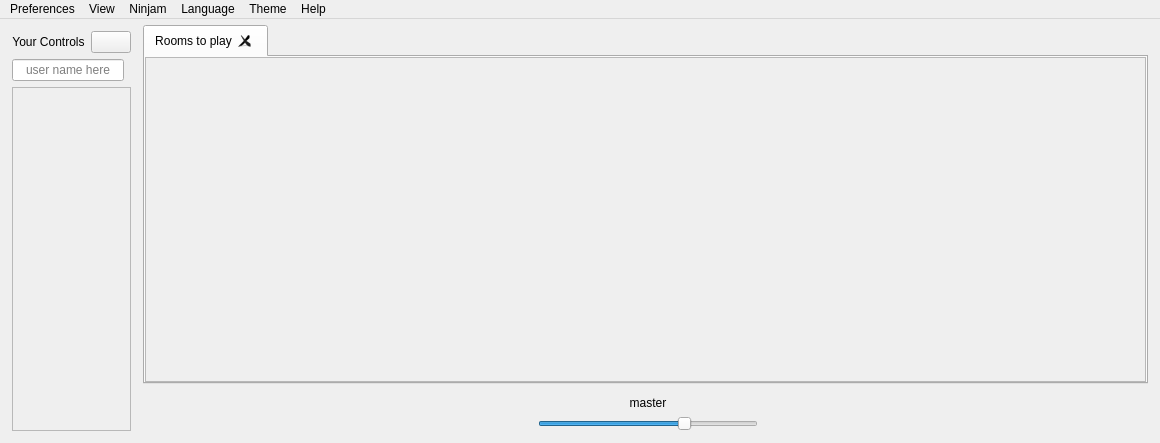
<?xml version="1.0" encoding="UTF-8"?>
<ui version="4.0">
 <class>MainFrameClass</class>
 <widget class="QMainWindow" name="MainFrameClass">
  <property name="geometry">
   <rect>
    <x>0</x>
    <y>0</y>
    <width>1160</width>
    <height>443</height>
   </rect>
  </property>
  <property name="windowTitle">
   <string notr="true">Jamtaba</string>
  </property>
  <widget class="QWidget" name="centralWidget">
   <layout class="QGridLayout" name="gridLayout" columnstretch="0,1,0">
    <property name="sizeConstraint">
     <enum>QLayout::SetDefaultConstraint</enum>
    </property>
    <property name="leftMargin">
     <number>6</number>
    </property>
    <property name="topMargin">
     <number>6</number>
    </property>
    <property name="rightMargin">
     <number>6</number>
    </property>
    <property name="bottomMargin">
     <number>6</number>
    </property>
    <property name="spacing">
     <number>6</number>
    </property>
    <item row="0" column="0" rowspan="2">
     <widget class="QWidget" name="leftPanel" native="true">
      <property name="sizePolicy">
       <sizepolicy hsizetype="Maximum" vsizetype="Preferred">
        <horstretch>0</horstretch>
        <verstretch>0</verstretch>
       </sizepolicy>
      </property>
      <layout class="QVBoxLayout" name="verticalLayout_2">
       <property name="spacing">
        <number>6</number>
       </property>
       <property name="leftMargin">
        <number>6</number>
       </property>
       <property name="topMargin">
        <number>6</number>
       </property>
       <property name="rightMargin">
        <number>6</number>
       </property>
       <property name="bottomMargin">
        <number>6</number>
       </property>
       <item>
        <layout class="QHBoxLayout" name="topLayout">
         <item>
          <widget class="QLabel" name="labelYourControls">
           <property name="sizePolicy">
            <sizepolicy hsizetype="Preferred" vsizetype="Preferred">
             <horstretch>1</horstretch>
             <verstretch>0</verstretch>
            </sizepolicy>
           </property>
           <property name="text">
            <string>Your Controls</string>
           </property>
           <property name="alignment">
            <set>Qt::AlignCenter</set>
           </property>
          </widget>
         </item>
         <item>
          <widget class="QPushButton" name="localControlsCollapseButton">
           <property name="toolTip">
            <string>collapse/expand your controls ...</string>
           </property>
           <property name="accessibleName">
            <string>Local controls collapse button</string>
           </property>
           <property name="accessibleDescription">
            <string>Collapse or expand your local controls</string>
           </property>
           <property name="text">
            <string/>
           </property>
           <property name="checkable">
            <bool>true</bool>
           </property>
          </widget>
         </item>
        </layout>
       </item>
       <item>
        <widget class="QFrame" name="userNamePanel">
         <layout class="QHBoxLayout" name="horizontalLayout">
          <property name="spacing">
           <number>0</number>
          </property>
          <property name="leftMargin">
           <number>0</number>
          </property>
          <property name="topMargin">
           <number>0</number>
          </property>
          <property name="rightMargin">
           <number>0</number>
          </property>
          <property name="bottomMargin">
           <number>0</number>
          </property>
          <item>
           <widget class="UserNameLineEdit" name="userNameLineEdit">
            <property name="sizePolicy">
             <sizepolicy hsizetype="Preferred" vsizetype="Preferred">
              <horstretch>1</horstretch>
              <verstretch>0</verstretch>
             </sizepolicy>
            </property>
            <property name="accessibleName">
             <string>User name field</string>
            </property>
            <property name="accessibleDescription">
             <string>Type your user name here</string>
            </property>
            <property name="text">
             <string notr="true"/>
            </property>
            <property name="alignment">
             <set>Qt::AlignCenter</set>
            </property>
            <property name="placeholderText">
             <string>user name here</string>
            </property>
           </widget>
          </item>
          <item>
           <widget class="QLabel" name="labelUserNameIcon">
            <property name="text">
             <string notr="true"/>
            </property>
            <property name="pixmap">
             <pixmap resource="../../resources/jamtaba.qrc">:/images/pencil.png</pixmap>
            </property>
           </widget>
          </item>
         </layout>
        </widget>
       </item>
       <item>
        <widget class="QScrollArea" name="scrollArea">
         <property name="sizePolicy">
          <sizepolicy hsizetype="MinimumExpanding" vsizetype="MinimumExpanding">
           <horstretch>0</horstretch>
           <verstretch>1</verstretch>
          </sizepolicy>
         </property>
         <property name="verticalScrollBarPolicy">
          <enum>Qt::ScrollBarAlwaysOff</enum>
         </property>
         <property name="widgetResizable">
          <bool>true</bool>
         </property>
         <widget class="QWidget" name="localTracksWidget">
          <property name="geometry">
           <rect>
            <x>0</x>
            <y>0</y>
            <width>16</width>
            <height>339</height>
           </rect>
          </property>
          <property name="sizePolicy">
           <sizepolicy hsizetype="Maximum" vsizetype="Preferred">
            <horstretch>0</horstretch>
            <verstretch>1</verstretch>
           </sizepolicy>
          </property>
          <layout class="QHBoxLayout" name="localTracksLayout">
           <property name="spacing">
            <number>3</number>
           </property>
           <property name="leftMargin">
            <number>0</number>
           </property>
           <property name="topMargin">
            <number>0</number>
           </property>
           <property name="rightMargin">
            <number>0</number>
           </property>
           <property name="bottomMargin">
            <number>0</number>
           </property>
          </layout>
         </widget>
        </widget>
       </item>
      </layout>
     </widget>
    </item>
    <item row="0" column="1">
     <widget class="QTabWidget" name="contentTabWidget">
      <property name="sizePolicy">
       <sizepolicy hsizetype="Expanding" vsizetype="Expanding">
        <horstretch>1</horstretch>
        <verstretch>1</verstretch>
       </sizepolicy>
      </property>
      <property name="focusPolicy">
       <enum>Qt::NoFocus</enum>
      </property>
      <property name="tabPosition">
       <enum>QTabWidget::North</enum>
      </property>
      <property name="tabShape">
       <enum>QTabWidget::Rounded</enum>
      </property>
      <property name="currentIndex">
       <number>0</number>
      </property>
      <property name="elideMode">
       <enum>Qt::ElideLeft</enum>
      </property>
      <property name="documentMode">
       <bool>false</bool>
      </property>
      <property name="tabsClosable">
       <bool>true</bool>
      </property>
      <widget class="QWidget" name="tab">
       <attribute name="title">
        <string>Rooms to play</string>
       </attribute>
       <layout class="QVBoxLayout" name="tabLayout">
        <property name="spacing">
         <number>0</number>
        </property>
        <property name="leftMargin">
         <number>0</number>
        </property>
        <property name="topMargin">
         <number>0</number>
        </property>
        <property name="rightMargin">
         <number>0</number>
        </property>
        <property name="bottomMargin">
         <number>0</number>
        </property>
        <item>
         <widget class="QScrollArea" name="allRoomsScroll">
          <property name="styleSheet">
           <string notr="true"/>
          </property>
          <property name="verticalScrollBarPolicy">
           <enum>Qt::ScrollBarAsNeeded</enum>
          </property>
          <property name="horizontalScrollBarPolicy">
           <enum>Qt::ScrollBarAsNeeded</enum>
          </property>
          <property name="widgetResizable">
           <bool>true</bool>
          </property>
          <widget class="QWidget" name="allRoomsContent">
           <property name="geometry">
            <rect>
             <x>0</x>
             <y>0</y>
             <width>960</width>
             <height>320</height>
            </rect>
           </property>
          </widget>
         </widget>
        </item>
       </layout>
      </widget>
     </widget>
    </item>
    <item row="1" column="1" colspan="2">
     <widget class="QWidget" name="bottomPanel" native="true">
      <layout class="QGridLayout" name="bottomPanelLayout">
       <property name="sizeConstraint">
        <enum>QLayout::SetDefaultConstraint</enum>
       </property>
       <property name="leftMargin">
        <number>6</number>
       </property>
       <property name="topMargin">
        <number>6</number>
       </property>
       <property name="rightMargin">
        <number>6</number>
       </property>
       <property name="bottomMargin">
        <number>6</number>
       </property>
       <property name="horizontalSpacing">
        <number>24</number>
       </property>
       <property name="verticalSpacing">
        <number>6</number>
       </property>
       <item row="0" column="0">
        <widget class="QFrame" name="masterControlsPanel">
         <property name="sizePolicy">
          <sizepolicy hsizetype="Fixed" vsizetype="Maximum">
           <horstretch>0</horstretch>
           <verstretch>0</verstretch>
          </sizepolicy>
         </property>
         <property name="minimumSize">
          <size>
           <width>180</width>
           <height>0</height>
          </size>
         </property>
         <property name="maximumSize">
          <size>
           <width>220</width>
           <height>16777215</height>
          </size>
         </property>
         <layout class="QVBoxLayout" name="masterControlsLayout" stretch="0,0">
          <property name="spacing">
           <number>6</number>
          </property>
          <property name="sizeConstraint">
           <enum>QLayout::SetDefaultConstraint</enum>
          </property>
          <property name="leftMargin">
           <number>0</number>
          </property>
          <property name="topMargin">
           <number>0</number>
          </property>
          <property name="rightMargin">
           <number>0</number>
          </property>
          <property name="bottomMargin">
           <number>0</number>
          </property>
          <item>
           <widget class="QLabel" name="masterTitleLabel">
            <property name="text">
             <string>master</string>
            </property>
            <property name="alignment">
             <set>Qt::AlignCenter</set>
            </property>
           </widget>
          </item>
          <item>
           <widget class="AudioSlider" name="masterFader">
            <property name="sizePolicy">
             <sizepolicy hsizetype="Preferred" vsizetype="Maximum">
              <horstretch>0</horstretch>
              <verstretch>0</verstretch>
             </sizepolicy>
            </property>
            <property name="accessibleName">
             <string>Master fader</string>
            </property>
            <property name="accessibleDescription">
             <string>User this master fader to control global level</string>
            </property>
            <property name="maximum">
             <number>148</number>
            </property>
            <property name="singleStep">
             <number>10</number>
            </property>
            <property name="value">
             <number>100</number>
            </property>
            <property name="orientation">
             <enum>Qt::Horizontal</enum>
            </property>
           </widget>
          </item>
         </layout>
        </widget>
       </item>
      </layout>
     </widget>
    </item>
    <item row="0" column="2">
     <widget class="ChatTabWidget" name="chatTabWidget"/>
    </item>
   </layout>
  </widget>
  <widget class="QMenuBar" name="menuBar">
   <property name="geometry">
    <rect>
     <x>0</x>
     <y>0</y>
     <width>1160</width>
     <height>21</height>
    </rect>
   </property>
   <widget class="QMenu" name="menuPreferences">
    <property name="cursor">
     <cursorShape>PointingHandCursor</cursorShape>
    </property>
    <property name="title">
     <string>Preferences</string>
    </property>
    <addaction name="actionAudioPreferences"/>
    <addaction name="actionMidiPreferences"/>
    <addaction name="actionVstPreferences"/>
    <addaction name="actionRecording"/>
    <addaction name="actionMetronome"/>
    <addaction name="actionLooper"/>
    <addaction name="actionRemember"/>
    <addaction name="separator"/>
    <addaction name="actionQuit"/>
   </widget>
   <widget class="QMenu" name="menuNinjam">
    <property name="cursor">
     <cursorShape>PointingHandCursor</cursorShape>
    </property>
    <property name="title">
     <string>Ninjam</string>
    </property>
    <addaction name="actionConnectWithPrivateServer"/>
    <addaction name="actionHostPrivateServer"/>
    <addaction name="separator"/>
    <addaction name="actionNinjam_community_forum"/>
    <addaction name="actionNinjam_Official_Site"/>
    <addaction name="actionVDONinja"/>
   </widget>
   <widget class="QMenu" name="menuHelp">
    <property name="cursor">
     <cursorShape>PointingHandCursor</cursorShape>
    </property>
    <property name="title">
     <string>Help</string>
    </property>
    <addaction name="actionWiki"/>
    <addaction name="actionUsersManual"/>
    <addaction name="actionReportBugs"/>
    <addaction name="separator"/>
    <addaction name="actionCurrentVersion"/>
    <addaction name="separator"/>
    <addaction name="actionTranslators"/>
   </widget>
   <widget class="QMenu" name="menuView">
    <property name="cursor">
     <cursorShape>PointingHandCursor</cursorShape>
    </property>
    <property name="title">
     <string>View</string>
    </property>
    <widget class="QMenu" name="menuMetering">
     <property name="title">
      <string>Metering</string>
     </property>
     <addaction name="actionShowPeakAndRMS"/>
     <addaction name="actionShowRmsOnly"/>
     <addaction name="actionShowPeaksOnly"/>
     <addaction name="separator"/>
     <addaction name="actionShowMaxPeaks"/>
    </widget>
    <addaction name="menuMetering"/>
    <addaction name="separator"/>
    <addaction name="actionFullscreenMode"/>
   </widget>
   <widget class="QMenu" name="menuLanguage">
    <property name="accessibleName">
     <string>Language menu</string>
    </property>
    <property name="accessibleDescription">
     <string>Select language using this menu</string>
    </property>
    <property name="title">
     <string>Language</string>
    </property>
   </widget>
   <widget class="QMenu" name="menuTheme">
    <property name="title">
     <string>Theme</string>
    </property>
   </widget>
   <addaction name="menuPreferences"/>
   <addaction name="menuView"/>
   <addaction name="menuNinjam"/>
   <addaction name="menuLanguage"/>
   <addaction name="menuTheme"/>
   <addaction name="menuHelp"/>
  </widget>
  <action name="actionAudioPreferences">
   <property name="text">
    <string>Audio ...</string>
   </property>
  </action>
  <action name="actionMidiPreferences">
   <property name="text">
    <string>Midi ...</string>
   </property>
  </action>
  <action name="actionVstPreferences">
   <property name="text">
    <string>VST Plugins ...</string>
   </property>
  </action>
  <action name="actionRecording">
   <property name="text">
    <string>Recording ...</string>
   </property>
  </action>
  <action name="actionConnectWithPrivateServer">
   <property name="text">
    <string>Connect with private server ...</string>
   </property>
  </action>
  <action name="actionVDONinja">
   <property name="text">
    <string>VDO Ninja...</string>
   </property>
  </action>
  <action name="actionNinjam_community_forum">
   <property name="text">
    <string>Ninjam community (Ninbot) ...</string>
   </property>
  </action>
  <action name="actionNinjam_Official_Site">
   <property name="text">
    <string>Ninjam Official Site ...</string>
   </property>
  </action>
  <action name="actionReportBugs">
   <property name="text">
    <string>Report bugs or suggest improvements ...</string>
   </property>
  </action>
  <action name="actionWiki">
   <property name="text">
    <string>Wiki ...</string>
   </property>
  </action>
  <action name="actionUsersManual">
   <property name="text">
    <string>Users Manual ...</string>
   </property>
  </action>
  <action name="actionFullView">
   <property name="checkable">
    <bool>true</bool>
   </property>
   <property name="text">
    <string>Full View</string>
   </property>
  </action>
  <action name="actionMiniView">
   <property name="checkable">
    <bool>true</bool>
   </property>
   <property name="text">
    <string>Mini View</string>
   </property>
  </action>
  <action name="actionQuit">
   <property name="text">
    <string>Quit...</string>
   </property>
  </action>
  <action name="actionFullscreenMode">
   <property name="checkable">
    <bool>true</bool>
   </property>
   <property name="text">
    <string>Full Screen</string>
   </property>
  </action>
  <action name="actionCurrentVersion">
   <property name="text">
    <string>Current Version ...</string>
   </property>
  </action>
  <action name="actionMetronome">
   <property name="text">
    <string>Metronome ...</string>
   </property>
  </action>
  <action name="actionTranslators">
   <property name="text">
    <string>Translators ...</string>
   </property>
  </action>
  <action name="actionShowPeaksOnly">
   <property name="checkable">
    <bool>true</bool>
   </property>
   <property name="text">
    <string>Show peak meter only</string>
   </property>
  </action>
  <action name="actionShowRmsOnly">
   <property name="checkable">
    <bool>true</bool>
   </property>
   <property name="text">
    <string>Show RMS meter only</string>
   </property>
  </action>
  <action name="actionShowPeakAndRMS">
   <property name="checkable">
    <bool>true</bool>
   </property>
   <property name="text">
    <string>Show peak + RMS meters</string>
   </property>
  </action>
  <action name="actionShowMaxPeaks">
   <property name="checkable">
    <bool>true</bool>
   </property>
   <property name="text">
    <string>Show max peaks</string>
   </property>
  </action>
  <action name="actionSoundWave">
   <property name="checkable">
    <bool>true</bool>
   </property>
   <property name="text">
    <string>Sound Wave</string>
   </property>
  </action>
  <action name="actionBuildings">
   <property name="checkable">
    <bool>true</bool>
   </property>
   <property name="text">
    <string>Buildings</string>
   </property>
  </action>
  <action name="actionGradient">
   <property name="checkable">
    <bool>true</bool>
   </property>
   <property name="text">
    <string>Gradient</string>
   </property>
  </action>
  <action name="actionPixelatedSoundWave">
   <property name="text">
    <string>Pixelated Sound Wave</string>
   </property>
  </action>
  <action name="actionPixelatedBuildings">
   <property name="text">
    <string>Pixelated Buildings</string>
   </property>
  </action>
  <action name="actionLooper">
   <property name="text">
    <string>Looper ...</string>
   </property>
  </action>
  <action name="actionRemember">
   <property name="text">
    <string>Remember ...</string>
   </property>
  </action>
  <action name="actionHostPrivateServer">
   <property name="text">
    <string>Host a private server in your machine ...</string>
   </property>
  </action>
 </widget>
 <layoutdefault spacing="6" margin="11"/>
 <customwidgets>
  <customwidget>
   <class>AudioSlider</class>
   <extends>QSlider</extends>
   <header>gui/widgets/Slider.h</header>
  </customwidget>
  <customwidget>
   <class>UserNameLineEdit</class>
   <extends>QLineEdit</extends>
   <header>gui/widgets/UserNameLineEdit.h</header>
  </customwidget>
  <customwidget>
   <class>ChatTabWidget</class>
   <extends>QFrame</extends>
   <header>gui/widgets/ChatTabWidget.h</header>
   <container>1</container>
  </customwidget>
 </customwidgets>
 <resources>
  <include location="../../resources/jamtaba.qrc"/>
  <include location="../../resources/jamtaba.qrc"/>
 </resources>
 <connections/>
</ui>
